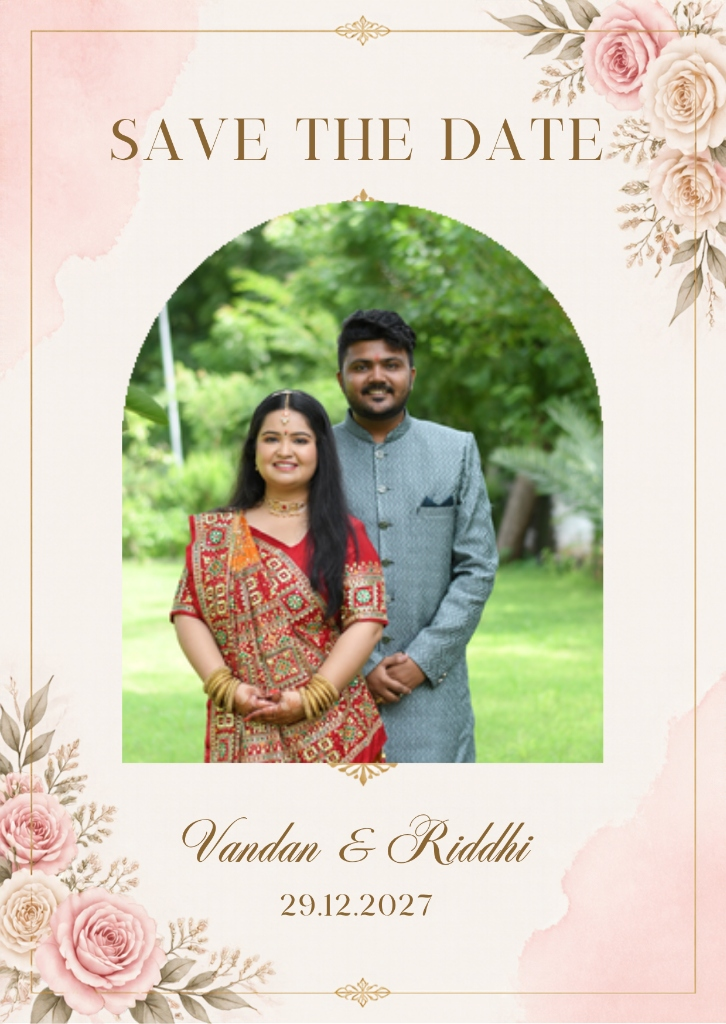
#> input picture card_front.jpg, 726 x 1024 px
$ python create_flawless_backdrop.py
#> lines starting #> are read from the running program, lines starting #| are printed output that depends on the picture
import cv2
import numpy as np
from PIL import Image, ImageDraw, ImageFont, ImageFilter

def create_flawless_backdrop():
    print("Creating flawless card backdrop with 100% pure garden (NO human pixels)...")

    # 1. Load card
    card = Image.open('card_front.jpg').convert('RGB')
#> card is the input picture: PIL image 726x1024 RGB; mean R, G, B 206.4, 201.9, 182
    cw, ch = card.size # 726 x 1024
#> cw = 726; ch = 1024

    # 2. Load photo and sample from Y: 50..1200 (PURE garden trees, above heads)
    photo = Image.open('JAI_3712.JPG')
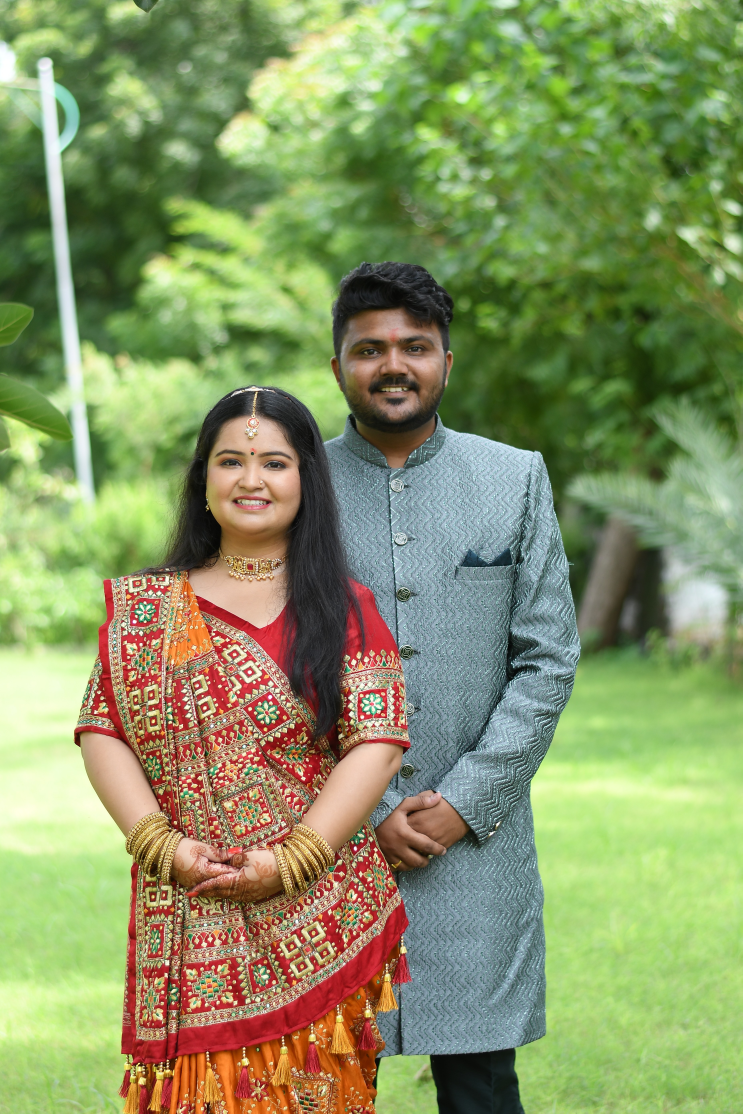
#> input picture JAI_3712.jpg, 3712 x 5568 px, found by its file name (shown at 1/5 size)
#> photo is the input picture: PIL image 3712x5568 RGB; mean R, G, B 135.5, 148.7, 99.6
    # Bounding box of pure trees: X: 800..2800, Y: 100..1200
    pure_garden = photo.crop((800, 100, 2800, 1200)).resize((483, 574), Image.Resampling.LANCZOS)
    pure_garden = pure_garden.filter(ImageFilter.GaussianBlur(2))

    # 3. Create exact arch mask
    arch_w, arch_h = 483, 574
    arch_mask = Image.new('L', (arch_w, arch_h), 0)
#> arch_mask: PIL image 483x574 L; every value is 0
    adraw = ImageDraw.Draw(arch_mask)
    # Curved arch top
    adraw.pieslice((0, 0, arch_w, arch_w), 180, 360, fill=255)
    # Rectangular arch bottom
    adraw.rectangle((0, arch_w // 2, arch_w, arch_h), fill=255)
    arch_mask = arch_mask.filter(ImageFilter.GaussianBlur(2))
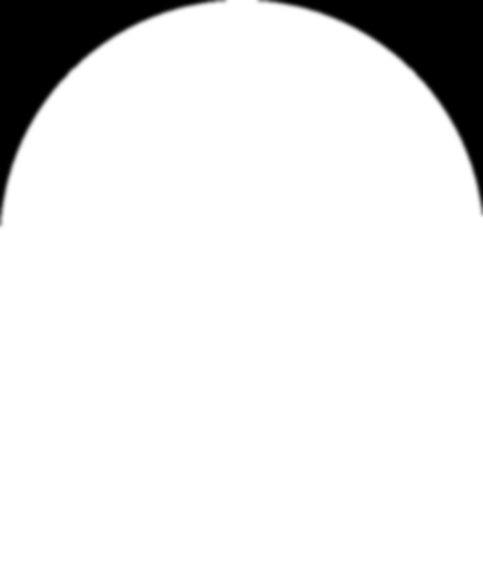
#> arch_mask: PIL image 483x574 L; min 0, max 255, mean 232.1

    # Paste pure garden into card
    card_clean = card.copy()
    card_clean.paste(pure_garden, (121, 190), arch_mask)
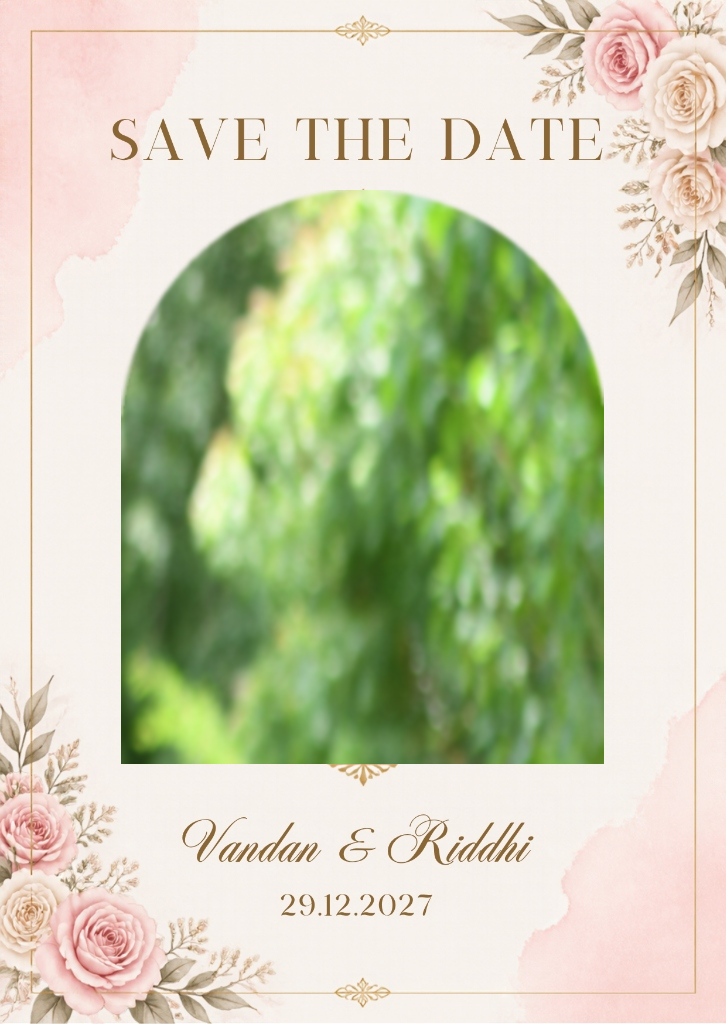
#> card_clean: PIL image 726x1024 RGB; mean R, G, B 202.9, 206.8, 177.9

    # 4. Add prominent "29 . 1 . 2027" wedding date at the top below "SAVE THE DATE"
    draw = ImageDraw.Draw(card_clean)
    font_date = None
    for f in ["georgiaz.ttf", "timesbi.ttf", "georgia.ttf", "times.ttf", "arial.ttf"]:
        try:
            font_date = ImageFont.truetype(f, 28)
            break
        except:
            continue
    if font_date is None:
        font_date = ImageFont.load_default()

    date_str = "29 . 1 . 2027"
    bbox = draw.textbbox((0, 0), date_str, font=font_date)
#> bbox = (0, 6, 178, 26)
    tw = bbox[2] - bbox[0]
#> tw = 178
    tx = (cw - tw) // 2
#> tx = 274
    ty = 168

    # Shadow + Gold/Bronze fill
    draw.text((tx + 1, ty + 1), date_str, font=font_date, fill=(180, 150, 110))
    draw.text((tx, ty), date_str, font=font_date, fill=(125, 95, 58))

    out_path = 'output/textures/card_stage_backdrop.jpg'
    card_clean.save(out_path, format='JPEG', quality=95)
    print(f"Flawless card backdrop saved to {out_path}!")

def create_flawless_grass_texture():
    print("Creating flawless 100% green grass texture...")
    size = 1024

    # Sample grass exclusively from bottom lawn (X: 2500..3600, Y: 2600..3800)
    photo = Image.open('JAI_3712.JPG')
    grass_crop = photo.crop((2500, 2600, 3600, 3800)).resize((size, size), Image.Resampling.LANCZOS)

    # Ensure rich, pure lawn green tone
    g_np = np.array(grass_crop).astype(float)
    g_np[:, :, 1] = np.clip(g_np[:, :, 1] * 1.10, 0, 255) # boost green
    g_np[:, :, 0] = np.clip(g_np[:, :, 0] * 0.90, 0, 255) # reduce red
    g_np[:, :, 2] = np.clip(g_np[:, :, 2] * 0.90, 0, 255) # reduce blue
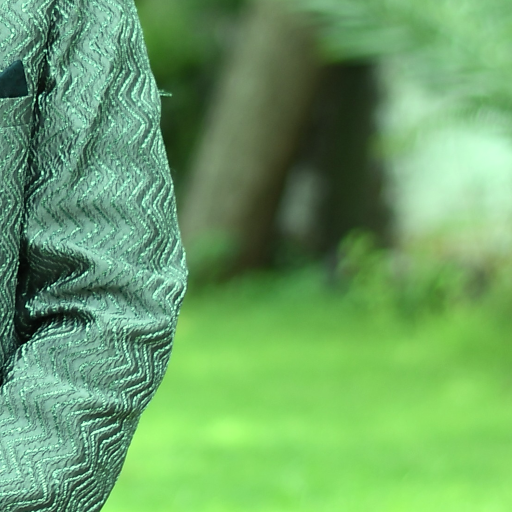
#> g_np: shape (1024, 1024, 3) float64 (shown at 1/2 size); mean R, G, B 108, 162, 102

    grass_img = Image.fromarray(g_np.astype(np.uint8)).convert('RGBA')

    # Circular mask with smooth edge
    mask = Image.new('L', (size, size), 0)
#> mask: PIL image 1024x1024 L; every value is 0
    mdraw = ImageDraw.Draw(mask)
    margin = 25
    mdraw.ellipse((margin, margin, size - margin, size - margin), fill=255)
    mask = mask.filter(ImageFilter.GaussianBlur(8))

    # Subtle vignette
    vignette = Image.new('L', (size, size), 255)
#> vignette: PIL image 1024x1024 L; every value is 255
    vdraw = ImageDraw.Draw(vignette)
    for r in range(0, size // 2, 6):
        alpha = int(255 * (1.0 - (r / (size / 2)) ** 2 * 0.25))
        vdraw.ellipse((size//2 - r, size//2 - r, size//2 + r, size//2 + r), fill=alpha)
    vignette = vignette.filter(ImageFilter.GaussianBlur(16))
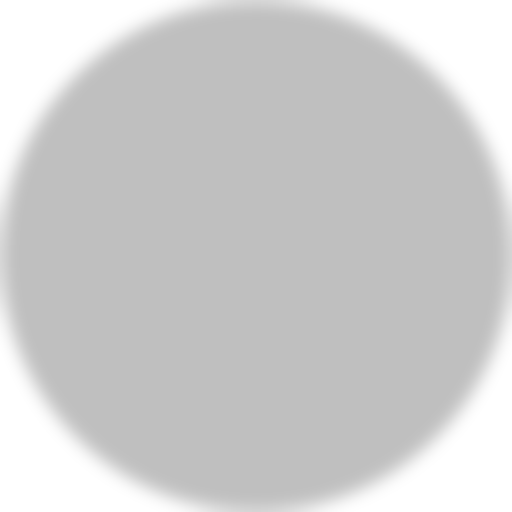
#> vignette: PIL image 1024x1024 L (shown at 1/2 size); min 191, max 255, mean 205.2

    vig_np = np.array(vignette).astype(float) / 255.0
    grass_shaded = (np.array(grass_img)[:,:,:3].astype(float) * vig_np[:, :, None]).clip(0, 255).astype(np.uint8)
    final_grass = Image.fromarray(grass_shaded).convert('RGBA')

    # Scatter delicate rose petals
    np.random.seed(777)
    for _ in range(45):
        angle = np.random.uniform(0, 2 * np.pi)
        dist = np.random.uniform(size * 0.20, size * 0.44)
        px = int(size / 2 + np.cos(angle) * dist)
        py = int(size / 2 + np.sin(angle) * dist * 0.72)

        prx = np.random.randint(9, 18)
        pry = np.random.randint(6, 11)
        rot = np.random.uniform(0, 180)

        p_img = Image.new('RGBA', (prx * 4, pry * 4), (0, 0, 0, 0))
        pdraw = ImageDraw.Draw(p_img)
        pdraw.ellipse((prx, pry, prx * 3, pry * 3), fill=(240, 160, 165, 240))
        p_img = p_img.rotate(rot, resample=Image.Resampling.BICUBIC)
        final_grass.paste(p_img, (px - prx * 2, py - pry * 2), p_img)

    # Ambient contact shadow
    shadow_layer = Image.new('RGBA', (size, size), (0, 0, 0, 0))
#> shadow_layer: PIL image 1024x1024 RGBA; every value is 0
    sdraw = ImageDraw.Draw(shadow_layer)
    cx, cy = size // 2, size // 2 + 20
    sdraw.ellipse((cx - 280, cy - 65, cx + 280, cy + 65), fill=(10, 16, 8, 170))
    sdraw.ellipse((cx - 220, cy - 45, cx + 220, cy + 45), fill=(5, 10, 4, 210))
    shadow_layer = shadow_layer.filter(ImageFilter.GaussianBlur(16))
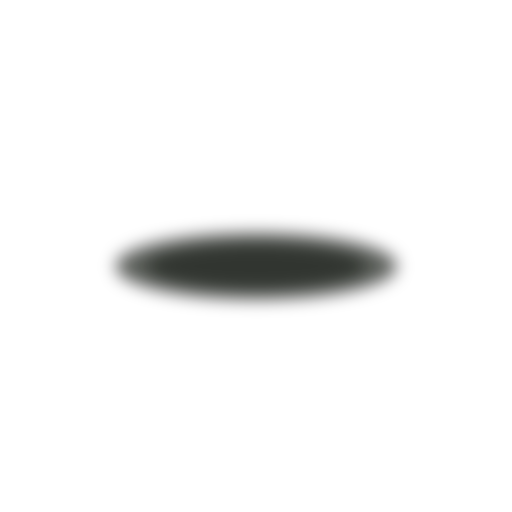
#> shadow_layer: PIL image 1024x1024 RGBA (shown at 1/2 size); mean R, G, B, A 0.4, 0.7, 0.3, 10.6; transparent parts drawn white

    final_grass = Image.alpha_composite(final_grass, shadow_layer)
    final_grass.putalpha(mask)
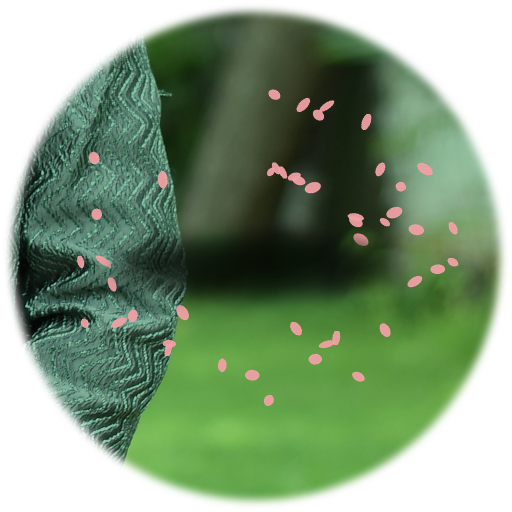
#> final_grass: PIL image 1024x1024 RGBA (shown at 1/2 size); mean R, G, B, A 87.3, 128.4, 81.9, 181.5; transparent parts drawn white

    out_grass = 'output/textures/ground_pure_grass.png'
    final_grass.save(out_grass, format='PNG')
    print(f"Flawless grass texture saved to {out_grass}!")

if __name__ == '__main__':
    create_flawless_backdrop()
    create_flawless_grass_texture()
